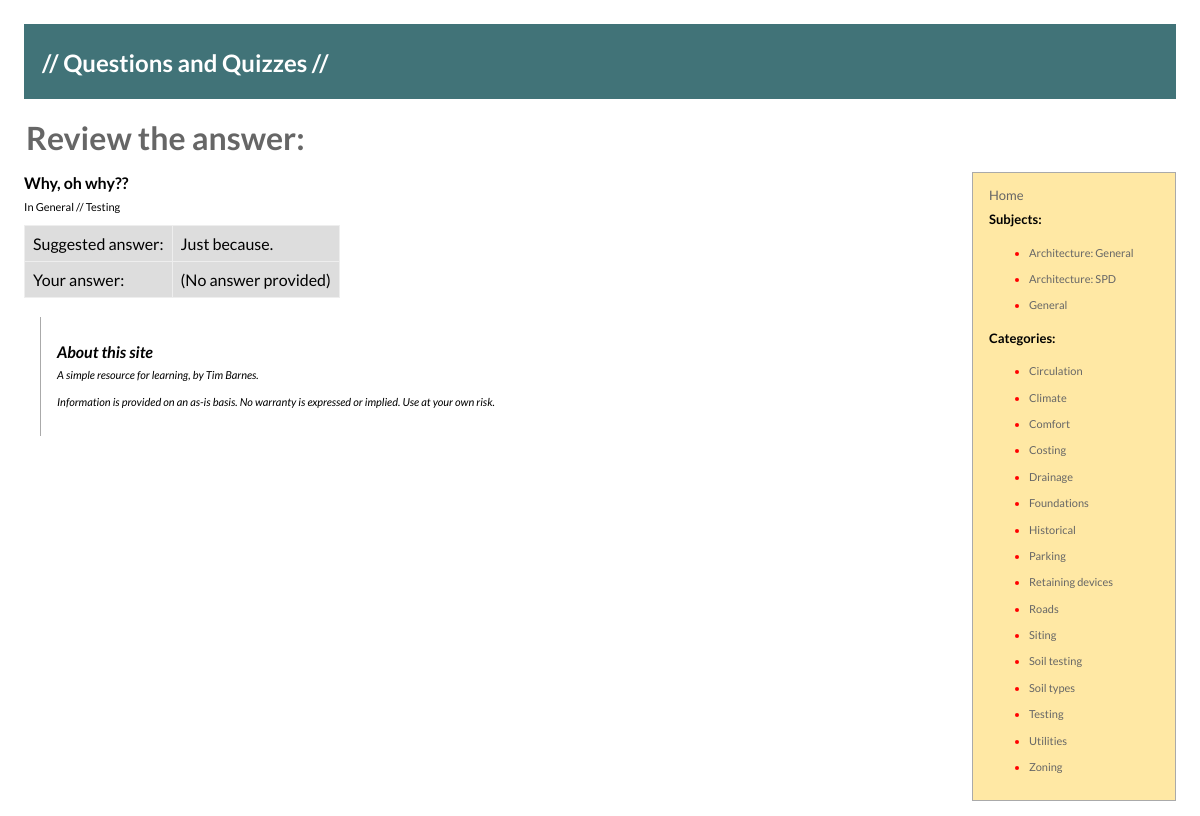
The page /educate/1/answer/ on the database its author committed.
### educate/models.py (models this page shows, shortened)
class Subject(models.Model):
    name = models.CharField(max_length=40)
    description = models.CharField(max_length=200, default='-description-')

class Category(models.Model):
    subject = models.ForeignKey(Subject)
    name = models.CharField(max_length=40)
    description = models.CharField(max_length=200, default='-description-')

class Question(models.Model):
    category = models.ForeignKey(Category)
    question = models.CharField(max_length=200)
    answer = models.CharField(max_length=200)

### educate/views.py (the view)
# urls.py: url(r'^(?P<question_id>\d+)/answer/$', views.answer, name='answer'),
def answer(request, question_id):
    question = get_object_or_404(Question, pk=question_id)
    form = AnswerForm(request.POST)
    if form.is_valid():
        return render(request, 'educate/answer.html', {
            'question': question,
            'answer': form.cleaned_data['user_answer'],
            'subject_list': Subject.objects.order_by('name'),
            'category_list': Category.objects.order_by('name'),
        })
    else:
        return render(request, 'educate/answer.html', {
            'question': question,
            'answer': '(No answer provided)',
            'subject_list': Subject.objects.order_by('name'),
            'category_list': Category.objects.order_by('name'),
        })

### educate/templates/educate/answer.html
{% extends "educate/base.html" %}
{% block title %}
<h1 class="pagetitle">Review the answer:</h1>
{% endblock %}
{% block content %}
<h2>{{ question.question }}?</h2>
<p>In {{ question.category.subject.name }} // {{ question.category.name }}</p>
<table>
  <tr>
    <td>Suggested answer:</td><td>{{ question.answer }}</td>
  </tr>
  <tr>
    <td>Your answer:</td><td>{{ answer }}</td>
  </tr>
</table>
<br />
{% endblock %}

### educate/templates/educate/base.html (shortened to what this page needs)
{% load staticfiles %}
<html xmlns="http://www.w3.org/1999/xhtml" xml:lang="en" lang="en">
  <head>
    <link rel="stylesheet" type="text/css" href="{% static 'educate/educate.css' %}" />
  </head>
  <body>
    <div class="main">
      <div class="banner">
	<h1><a href="{% url 'home' %}">// Questions and Quizzes //</a></h1>
      </div>
      {% block title %}<h1 class="pagetitle">Home</h1>{% endblock %}
      <div id="sidebar">
	<div id="menu">
	  {% block menu %}
	  <h3><a href="{% url 'home' %}">Home</a></h3>
	  <h3>Subjects:</h3>
	  {% if subject_list %}
	  <ul>
	    {% for sub in subject_list %}
	    <li><a href="{% url 'categories' sub.name %}">{{ sub.name }}</a></li>
	    {% endfor %}
	  </ul>
	  {% else %}
	  <p>No subjects are available</p>
	  {% endif %}
	  <h3>Categories:</h3>
	  {% if category_list %}
	  <ul>
	    {% for cat in category_list %}
	    <li><a href="{% url 'questions' cat.name %}">{{ cat.name }}</a></li>
	    {% endfor %}
	  </ul>
	  {% else %}
	  <p>No categories are available</p>
	  {% endif %}
	  {% endblock %}
	</div>
      </div>
      <div class=content>
	{% block content %}{% endblock %}
	{% block footer %}
	<div class="byline">
	  <h2>About this site</h2>
	  <p>A simple resource for learning, by Tim Barnes.</p>
	  <p>Information is provided on an as-is basis. No warranty is expressed or implied. Use at your own risk.</p<>
	</div>
	{% endblock %}
      </div>
    </div>
</body>
</html>

### educate/static/educate/educate.css (style rules this page uses)
div { font-family:'Lato',Verdana,Helvetica,Arial,sans-serif; }
a,address,blockquote,cite,code,dd,del,dfn,div,dl,dt,em,form,h1,h2,h3,h4,h5,h6,iframe,img,kbd,li,object,ol,p,q ,samp,small,span,strong,sub,sup,ul,var,applet,b,big,center,dir,font,hr,i,menu,pre,s,strike,tt,u,abbr,acronym, bdo,button,fieldset,ins,label { text-align:left;border-bottom:0pt none; }
p,li { font-size:11px;padding:0em;margin-top:0em;margin-bottom:.9em;line-height:1.5em; }
a { text-decoration:none;background-color:transparent; }
a:link { color:#c04000; }
body { font-family:Lato,Verdana,"Myriad Web",Syntax,Helvetica,sans-serif;text-align:center;height:100%; }
.banner { padding:1em;background-color:#417378;margin-bottom:1em; }
.banner a, h1 { font-size:x-large;color:white; }
#sidebar { float:right;width:220px; }
#menu { background-color:#ffe8a4;border:1px #aaa solid;margin-left:1em;padding-left:1em;padding-top:0.5em;padd ing-right:1em;padding-bottom:.5em;line-height:1.25em;color:red; }
.main { margin:0 auto;text-align:left; padding:1em; }
.content { margin:0px; }
.byline { font-style:italic;text-align:justify;padding:1em;margin-left:1em;border-left:solid 1px #aaa;border-b ottom:solid 1px #aaa; }
#menu h2,h3,h4 { font-size:large; }
#menu a { color:#666666;font-weight:normal;background-color:transparent; }
h1,h2,h3,h4,h5,h6 { line-height:1.33em;margin-bottom:0.33em;font-family:Lato,"Myriad Web",Arial,Helvetica,sans-seri f; }
h1,h2,h3,h4,h5,h6,dt,th,thead,tfoot { background:none repeat scroll 0% 50%;color:black; }
h1 { margin-top:.5em;font-size:large;padding:2px; }
h1.pagetitle { font-size:xx-large;color:#666; }
h2 { font-size:medium;font-weight:bold;margin-top:.5em; }
h3 { font-size:small;font-weight:bold;margin-top:.5em; }
table { border-collapse:collapse;border:1px solid #ff6600;background-color:#ddd; }
td { border:1px solid #eee;padding:.5em;vertical-align:middle; }

### rows shown on the page
Subject: name "Architecture: General"
Subject: name "Architecture: SPD"
Subject: name "General"
Category: name "Circulation"
Category: name "Climate"
Category: name "Comfort"
Category: name "Costing"
Category: name "Drainage"
Category: name "Foundations"
Category: name "Historical"
Category: name "Parking"
Category: name "Retaining devices"
Category: name "Roads"
Category: name "Siting"
Category: name "Soil testing"
Category: name "Soil types"
Category: name "Testing"
Category: name "Utilities"
Category: name "Zoning"
Question: question "Why, oh why?", category.subject.name "General", category.name "Testing", answer "Just because."

### other values the page prints
{{ answer }} "(No answer provided)"
